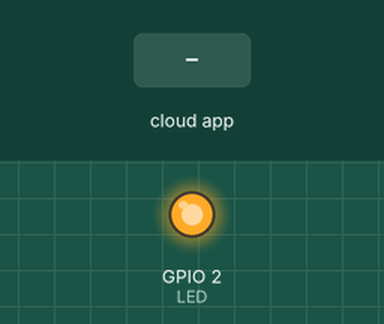
This sketch was run on a simulated ESP8266 (Wemos D1 mini). On the bench: output pins drawn as LEDs (lit = HIGH). Inputs (shaded band) come from the test bench. WiFi joins after 1.5 s; servers stay silent unless stated; what the sketch prints to the serial monitor is not drawn.

Above: at 2.7 s.
2.8 s: the phone or cloud app sets kitchen to 1
At 3.9 s:
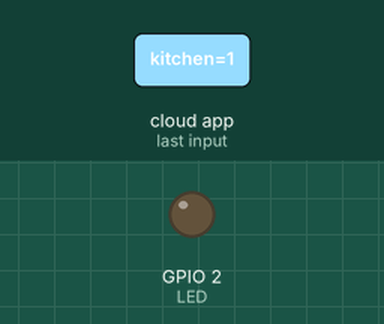
4.3 s: the phone or cloud app sets livingroom to 0
At 5.1 s:
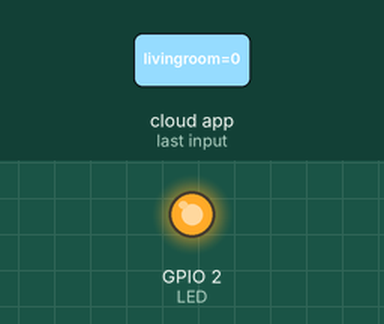
10.3 s: the phone or cloud app sets livingroom to 1
At 10.8 s:
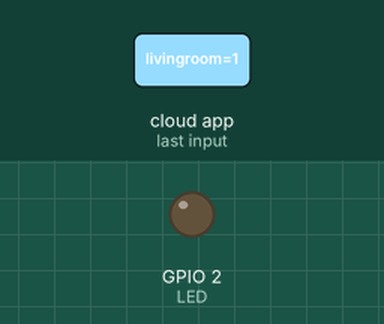
Timing chart, 0 to 12.8 s (numbered marks = the images above; inputs shaded):
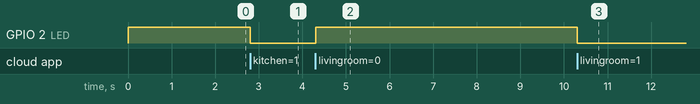

The sketch:

fauxmoESP_External_Server.ino
```cpp
#include <Arduino.h>
#if defined(ESP8266)
    #include <ESP8266WiFi.h>
#elif defined(ESP32)
    #include <WiFi.h>
#endif
#include <ESPAsyncWebSrv.h>
#include "fauxmoESP.h"

// Rename the credentials.sample.h file to credentials.h and
// edit it according to your router configuration


fauxmoESP fauxmo;
AsyncWebServer server(80);

// -----------------------------------------------------------------------------

#define SERIAL_BAUDRATE                 9600
#define LED                             2

// -----------------------------------------------------------------------------
// Wifi
// -----------------------------------------------------------------------------

void wifiSetup() {

    // Set WIFI module to STA mode
    WiFi.mode(WIFI_STA);

    // Connect
    //Serial.printf("[WIFI] Connecting to %s ", WIFI_SSID);
    WiFi.begin("HomeInternet", "occhioallapennachecade");

    // Wait
    while (WiFi.status() != WL_CONNECTED) {
        Serial.print(".");
        delay(100);
    }
    Serial.println();

    // Connected!
    //Serial.printf("[WIFI] STATION Mode, SSID: %s, IP address: %s\n", WiFi.SSID().c_str(), WiFi.localIP().toString().c_str());

}

void serverSetup() {

    // Custom entry point (not required by the library, here just as an example)
    server.on("/index.html", HTTP_GET, [](AsyncWebServerRequest *request){
        Serial.println("AlexaRoutes::defineRoutes - 0");
        request->send(200, "text/plain", "Hello, world");
    });

    // These two callbacks are required for gen1 and gen3 compatibility
    server.onRequestBody([](AsyncWebServerRequest *request, uint8_t *data, size_t len, size_t index, size_t total) {
        Serial.println("AlexaRoutes::defineRoutes - 1");
        if (fauxmo.process(request->client(), request->method() == HTTP_GET, request->url(), String((char *)data))) return;
        // Handle any other body request here...
    });
    server.onNotFound([](AsyncWebServerRequest *request) {
        Serial.println("AlexaRoutes::defineRoutes - 2");
        String body = (request->hasParam("body", true)) ? request->getParam("body", true)->value() : String();
        if (fauxmo.process(request->client(), request->method() == HTTP_GET, request->url(), body)) return;
        // Handle not found request here...
    });

    // Start the server
    server.begin();

}

void setup() {

    // Init serial port and clean garbage
    Serial.begin(SERIAL_BAUDRATE);
    Serial.println();
    Serial.println();

    // LED
    pinMode(LED, OUTPUT);
    digitalWrite(LED, HIGH); // Our LED has inverse logic (high for OFF, low for ON)

    // Wifi
    wifiSetup();

    // Web server
    serverSetup();

    // Set fauxmoESP to not create an internal TCP server and redirect requests to the server on the defined port
    // The TCP port must be 80 for gen3 devices (default is 1901)
    // This has to be done before the call to enable()
    fauxmo.createServer(false);
    fauxmo.setPort(80); // This is required for gen3 devices

    // You have to call enable(true) once you have a WiFi connection
    // You can enable or disable the library at any moment
    // Disabling it will prevent the devices from being discovered and switched
    fauxmo.enable(true);

    // You can use different ways to invoke alexa to modify the devices state:
    // "Alexa, turn kitchen on" ("kitchen" is the name of the first device below)
    // "Alexa, turn on kitchen"
    // "Alexa, set kitchen to fifty" (50 means 50% of brightness)

    // Add virtual devices
    fauxmo.addDevice("kitchen");
	fauxmo.addDevice("livingroom");

    // You can add more devices
	//fauxmo.addDevice("light 3");
    //fauxmo.addDevice("light 4");
    //fauxmo.addDevice("light 5");
    //fauxmo.addDevice("light 6");
    //fauxmo.addDevice("light 7");
    //fauxmo.addDevice("light 8");

    fauxmo.onSetState([](unsigned char device_id, const char * device_name, bool state, unsigned char value) {

        // Callback when a command from Alexa is received.
        // You can use device_id or device_name to choose the element to perform an action onto (relay, LED,...)
        // State is a boolean (ON/OFF) and value a number from 0 to 255 (if you say "set kitchen light to 50%" you will receive a 128 here).
        // Just remember not to delay too much here, this is a callback, exit as soon as possible.
        // If you have to do something more involved here set a flag and process it in your main loop.

        // if (0 == device_id) digitalWrite(RELAY1_PIN, state);
        // if (1 == device_id) digitalWrite(RELAY2_PIN, state);
        // if (2 == device_id) analogWrite(LED1_PIN, value);

        Serial.printf("[MAIN] Device #%d (%s) state: %s value: %d\n", device_id, device_name, state ? "ON" : "OFF", value);

        // For the example we are turning the same LED on and off regardless fo the device triggered or the value
        digitalWrite(LED, !state); // we are nor-ing the state because our LED has inverse logic.

    });

}

void loop() {

    // fauxmoESP uses an async TCP server but a sync UDP server
    // Therefore, we have to manually poll for UDP packets
    fauxmo.handle();

    // This is a sample code to output free heap every 5 seconds
    // This is a cheap way to detect memory leaks
    static unsigned long last = millis();
    if (millis() - last > 5000) {
        last = millis();
        Serial.printf("[MAIN] Free heap: %d bytes\n", ESP.getFreeHeap());
    }

}
```

Measured:
- after the input at 2.8 s, GPIO 2 (LED): HIGH → LOW at once
- after the input at 4.3 s, GPIO 2 (LED): LOW → HIGH at once
- after the input at 10.3 s, GPIO 2 (LED): HIGH → LOW at once
